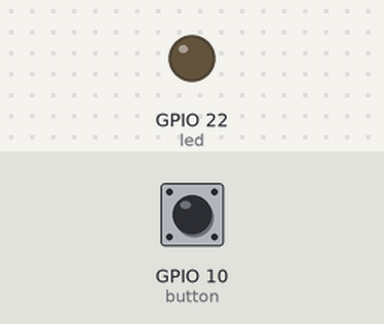
Bench run of a program on a simulated Raspberry Pi (BCM pin numbers). On the bench: output pins drawn as LEDs (lit = HIGH). The inputs (shaded band) are chosen by the test bench; at power-on: GPIO 10 (button) HIGH.

Above: at 1.2 s.
1.3 s: GPIO 10 (button) pulled LOW for 0.15 s
At 2.2 s:
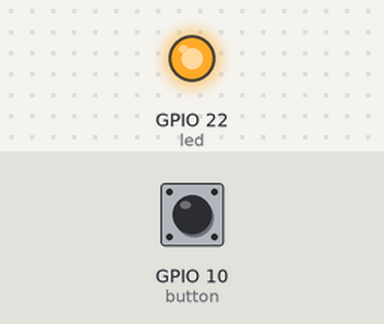
Timing chart, 0 to 32.8 s (numbered marks = the images above; inputs shaded):
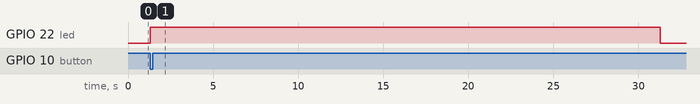

The program:

ledtimer.py
```python
from gpiozero import LED, Button
import time

# GPIO port numbers for the LED and Button
LED_PIN = 22
BUTTON_PIN = 10
# Time to keep the light on in seconds
DELAY = 30

led = LED(LED_PIN)
button = Button(BUTTON_PIN)

while True:
	button.wait_for_press()
	led.on()
	time.sleep(DELAY)
	led.off()
```

Measured:
- after the input at 1.3 s, GPIO 22 (led): LOW → HIGH at once, → LOW 30.0 s later
